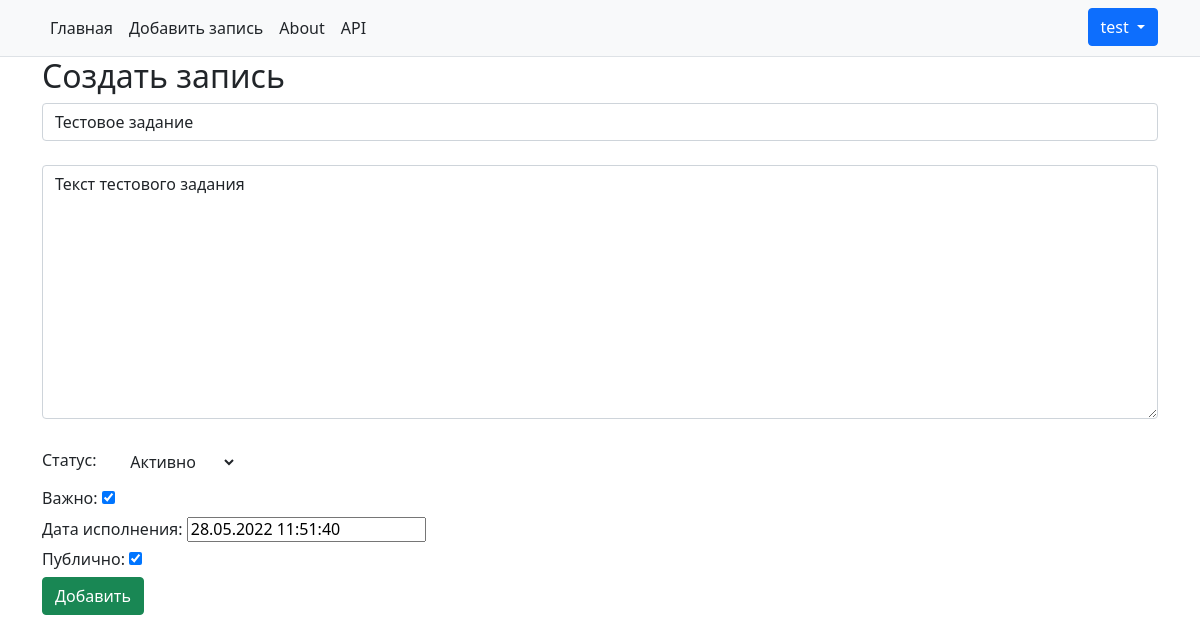
/details/1/update (signed in), run on the app's committed database.
### todo_manager/models.py (models this page shows, shortened)
class ToDoModel(models.Model):
    class StatusNote(models.IntegerChoices):  # Выбор статуса задачи
        ACTIVE = 1, _('Активно')
        POSTPONED = 2, _('Отложено')
        DONE = 3, _('Выполнено')
    author = models.ForeignKey(User, on_delete=models.CASCADE)
    title = models.CharField("Заголовок", max_length=150)
    message = models.TextField("Текст заметки", max_length=5000)
    status = models.IntegerField(verbose_name="Статус", default=StatusNote.ACTIVE, choices=StatusNote.choices)
    important = models.BooleanField("Важно", default=False)
    public = models.BooleanField("Публично", default=False)
    time_field = models.DateTimeField(verbose_name="Дата", default=get_date)
    class Meta:
        verbose_name = _("Задача")
        verbose_name_plural = _("Задачи")

### todo_manager/views.py (the view)
# urls.py: path('details/<int:pk>/update', views.UpdateViewDetail.as_view(), name='update_object'),
class UpdateViewDetail(UpdateView):
    model = ToDoModel
    template_name = 'todo_manager/add_note.html'
    form_class = TodoForm

### todo_manager/forms.py
class TodoForm(ModelForm):
    class Meta:
        model = ToDoModel
        exclude = ['author']
        widgets = {"title": TextInput(attrs={"placeholder": "Введите текст",
                                             "class": "form-control"}),
                   "message": Textarea(attrs={"placeholder": "Введите текст",
                                              "class": "form-control"}),
                   "important": CheckboxInput(),
                   "public": CheckboxInput(),
                   "status": Select(attrs={'class': "btn btn-first dropdown-toggle"}),
                   }

### todo_manager/templates/todo_manager/add_note.html (shortened to what this page needs)
{% extends "todo_manager/base.html" %}
{% block content %}
    <h2>Создать запись</h2>
    {% if user.is_active %}
    <form method="post">
        {{ form.title }}
        <br>
        {{ form.message }}
        <br>
        <p class="h6">Статус: {{ form.status }}</p>
        <p class="h6">Важно: {{ form.important }}</p>
        <p class="h6">Дата исполнения: {{ form.time_field }}</p>
        <p class="h6">Публично: {{ form.public }}  </p>
        <button type="submit" class="btn btn-success" href="{% url 'add_note' %}">Добавить</button>
    {% else %}
        <p class="h6">Необходимо выполнить вход</p>
    {% endif %}
    </form>
{% endblock %}

### todo_manager/templates/todo_manager/base.html (shortened to what this page needs)
<!DOCTYPE html>
<html lang="en">
<head>
    <link rel="stylesheet" href="https://cdn.jsdelivr.net/npm/bootstrap@5.1.3/dist/css/bootstrap.min.css">
</head>
<body>
<nav class="py-2 bg-light border-bottom">
    <div class="container d-flex flex-wrap">
        <ul class="nav me-auto">
            <li class="nav-item"><a href="{% url 'index' %}" class="nav-link link-dark px-2 active" aria-current="page">Главная</a>
            </li>
            <li class="nav-item"><a href="{% url 'add_note' %}" class="nav-link link-dark px-2">Добавить запись</a></li>
            <li class="nav-item"><a href="{% url 'about' %}" class="nav-link link-dark px-2">About</a></li>
            <li class="nav-item"><a href="{% url 'api' %}" class="nav-link link-dark px-2">API</a></li>
        </ul>
        <ul class="nav">
            {% if  user.is_active %}
                <li class="nav-item">
                <div class="dropdown">
                    <button class="btn btn-primary dropdown-toggle" type="button" id="dropdownMenuButton1"
                            data-bs-toggle="dropdown" aria-expanded="false">
                        {{ user }}
                    </button>
                </div>
                    </li>
            {% else %}
                <li class="nav-item"><a href="{% url 'login' %}" class="btn btn-primary" role="button">Login</a></li>
            {% endif %}
        </ul>
    </div>
</nav>
<div class="container">
    {% block content %}
    {% endblock %}
</div>
</body>
</html>

### data on the page
ToDoModel: title "Тестовое задание", message "Текст тестового задания", status "Активно", important "☑", time_field "28.05.2022 11:51:40", public "☑"

### other printed values
{{ user }} "test"
